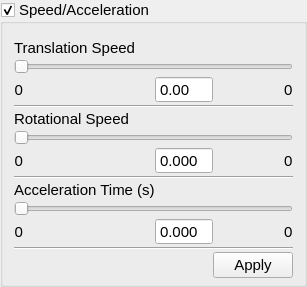
       <widget class="QGroupBox" name="grpSpd">
        <property name="font">
         <font>
          <pointsize>11</pointsize>
         </font>
        </property>
        <property name="title">
         <string>Speed/Acceleration</string>
        </property>
        <property name="checkable">
         <bool>true</bool>
        </property>
        <property name="checked">
         <bool>true</bool>
        </property>
        <layout class="QGridLayout" name="gridLayout_6">
         <property name="topMargin">
          <number>15</number>
         </property>
         <property name="bottomMargin">
          <number>6</number>
         </property>
         <property name="horizontalSpacing">
          <number>0</number>
         </property>
         <property name="verticalSpacing">
          <number>2</number>
         </property>
         <item row="6" column="0" colspan="3">
          <widget class="QSlider" name="rSlider">
           <property name="pageStep">
            <number>1</number>
           </property>
           <property name="orientation">
            <enum>Qt::Horizontal</enum>
           </property>
          </widget>
         </item>
         <item row="13" column="1">
          <widget class="QDoubleSpinBox" name="aSpinBox">
           <property name="buttonSymbols">
            <enum>QAbstractSpinBox::NoButtons</enum>
           </property>
           <property name="decimals">
            <number>3</number>
           </property>
          </widget>
         </item>
         <item row="9" column="0" colspan="3">
          <widget class="Line" name="aLine">
           <property name="orientation">
            <enum>Qt::Horizontal</enum>
           </property>
          </widget>
         </item>
         <item row="3" column="2" alignment="Qt::AlignRight">
          <widget class="QLabel" name="tmax">
           <property name="text">
            <string>0</string>
           </property>
          </widget>
         </item>
         <item row="12" column="0" colspan="3">
          <widget class="QSlider" name="aSlider">
           <property name="pageStep">
            <number>1</number>
           </property>
           <property name="orientation">
            <enum>Qt::Horizontal</enum>
           </property>
          </widget>
         </item>
         <item row="15" column="1">
          <spacer name="horizontalSpacer_2">
           <property name="orientation">
            <enum>Qt::Horizontal</enum>
           </property>
           <property name="sizeHint" stdset="0">
            <size>
             <width>40</width>
             <height>20</height>
            </size>
           </property>
          </spacer>
         </item>
         <item row="2" column="0" colspan="3">
          <widget class="QSlider" name="tSlider">
           <property name="singleStep">
            <number>1</number>
           </property>
           <property name="pageStep">
            <number>1</number>
           </property>
           <property name="value">
            <number>0</number>
           </property>
           <property name="orientation">
            <enum>Qt::Horizontal</enum>
           </property>
           <property name="tickPosition">
            <enum>QSlider::NoTicks</enum>
           </property>
          </widget>
         </item>
         <item row="15" column="2">
          <widget class="QDialogButtonBox" name="applySpeedSettings">
           <property name="standardButtons">
            <set>QDialogButtonBox::Apply</set>
           </property>
           <property name="centerButtons">
            <bool>false</bool>
           </property>
          </widget>
         </item>
         <item row="5" column="0">
          <widget class="QLabel" name="rLabel">
           <property name="text">
            <string>Rotational Speed </string>
           </property>
          </widget>
         </item>
         <item row="0" column="0">
          <widget class="QLabel" name="tLabel">
           <property name="text">
            <string>Translation Speed</string>
           </property>
          </widget>
         </item>
         <item row="8" column="1">
          <widget class="QDoubleSpinBox" name="rSpinBox">
           <property name="buttonSymbols">
            <enum>QAbstractSpinBox::NoButtons</enum>
           </property>
           <property name="decimals">
            <number>3</number>
           </property>
          </widget>
         </item>
         <item row="4" column="0" colspan="3">
          <widget class="Line" name="line_2">
           <property name="orientation">
            <enum>Qt::Horizontal</enum>
           </property>
          </widget>
         </item>
         <item row="13" column="0" alignment="Qt::AlignLeft">
          <widget class="QLabel" name="amin">
           <property name="text">
            <string>0</string>
           </property>
           <property name="alignment">
            <set>Qt::AlignRight|Qt::AlignTrailing|Qt::AlignVCenter</set>
           </property>
          </widget>
         </item>
         <item row="13" column="2" alignment="Qt::AlignRight">
          <widget class="QLabel" name="amax">
           <property name="text">
            <string>0</string>
           </property>
          </widget>
         </item>
         <item row="11" column="0">
          <widget class="QLabel" name="aLabel">
           <property name="text">
            <string>Acceleration Time (s)</string>
           </property>
          </widget>
         </item>
         <item row="3" column="1">
          <widget class="QDoubleSpinBox" name="tSpinBox">
           <property name="frame">
            <bool>true</bool>
           </property>
           <property name="buttonSymbols">
            <enum>QAbstractSpinBox::NoButtons</enum>
           </property>
          </widget>
         </item>
         <item row="14" column="0" colspan="3">
          <widget class="Line" name="line_3">
           <property name="orientation">
            <enum>Qt::Horizontal</enum>
           </property>
          </widget>
         </item>
         <item row="8" column="0" alignment="Qt::AlignLeft">
          <widget class="QLabel" name="rmin">
           <property name="text">
            <string>0</string>
           </property>
           <property name="alignment">
            <set>Qt::AlignRight|Qt::AlignTrailing|Qt::AlignVCenter</set>
           </property>
          </widget>
         </item>
         <item row="3" column="0" alignment="Qt::AlignLeft">
          <widget class="QLabel" name="tmin">
           <property name="text">
            <string>0</string>
           </property>
           <property name="alignment">
            <set>Qt::AlignRight|Qt::AlignTrailing|Qt::AlignVCenter</set>
           </property>
          </widget>
         </item>
         <item row="8" column="2" alignment="Qt::AlignRight">
          <widget class="QLabel" name="rmax">
           <property name="text">
            <string>0</string>
           </property>
          </widget>
         </item>
        </layout>
       </widget>
